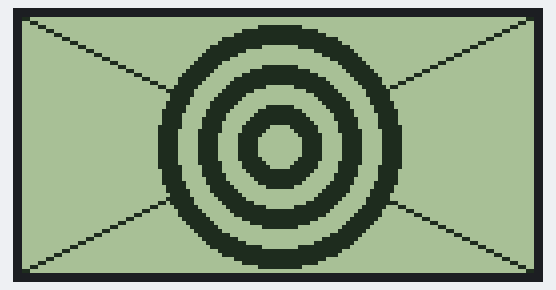
Bench run of a sketch on a simulated Arduino Uno, built with avr-gcc and run on an emulated ATmega328P. Parts: 128×64 one-colour display.

Above: at 0.1 s.

The sketch:

CH_41_03.ino
```cpp
#include <openGLCD.h>

void setup() {
  GLCD.Init();        // 그래픽 LCD 초기화

  GLCD.DrawLine(0, 0, 127, 63);   // 직선
  GLCD.DrawLine(127, 0, 0, 63);

  for (int r = 30; r >= 5; r -= 5) {
    if (r % 10 == 0) {      // 채워진 원
      GLCD.FillCircle(64, 32, r, PIXEL_ON);
    }
    else {          // 빈 원, 원 내부를 강제로 지움
      GLCD.FillCircle(64, 32, r, PIXEL_OFF);
    }
  }
}

void loop() {
}
```
